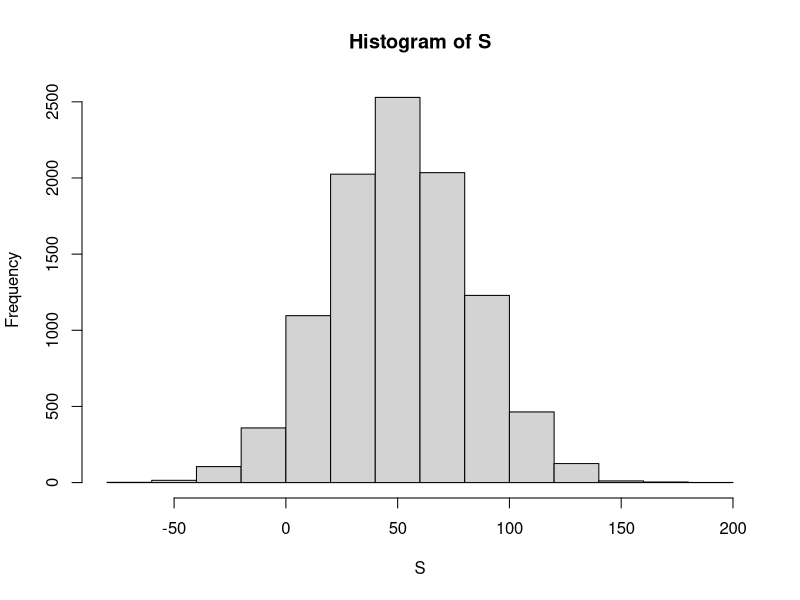

Recreate this plot in R. (Note: this script raises an error after producing the figure.)
#Variables Aleatorias

#Las variables aleatorias son resultados numéricos resultantes de procesos aleatorios. Podemos generar fácilmente variables aleatorias usando algunos de los ejemplos simples que hemos mostrado. Por ejemplo, defina X como 1 si una cuenta es azul y roja de lo contrario:

cuentas <- rep( c("rojas", "azules"), times = c(2,3))
X <- ifelse(sample(cuentas, 1) == "azules", 1, 0)

#Aquí X es una variable aleatoria: cada vez que seleccionamos una nueva cuenta, el resultado cambia aleatoriamente. Vea abajo:

ifelse(sample(cuentas, 1) == "azules", 1, 0)
#> [1] 1
ifelse(sample(cuentas, 1) == "azules", 1, 0)
#> [1] 0
ifelse(sample(cuentas, 1) == "azules", 1, 0)
#> [1] 0

#A veces es 1 a veces es 0

##Modelos de Muestreo

#Muchos procedimientos de generación de datos, aquellos que producen los datos que estudiamos, pueden modelarse bastante bien como si fueran sacados de una urna. Por ejemplo, podemos modelar el proceso de sondeo de votantes probables extrayendo 0 (republicanos) y 1 (demócratas) de una urna que contiene el código 0 y 1 para todos los votantes probables. 

#En los estudios epidemiológicos, a menudo asumimos que los sujetos de nuestro estudio son una muestra aleatoria de la población de interés. Los datos relacionados con un resultado específico se pueden modelar como una muestra aleatoria de una urna que contiene el resultado de toda la población de interés. 

#De manera similar, en la investigación experimental, a menudo asumimos que los organismos individuales que estamos estudiando, por ejemplo, gusanos, moscas o ratones, son una muestra aleatoria de una población más grande. 

#Los experimentos aleatorios también se pueden modelar mediante sorteos de una urna dada la forma en que los individuos se asignan a los grupos: cuando se asigna, se extrae el grupo al azar. 

#Por lo tanto, los modelos de muestreo son omnipresentes en la ciencia de datos. Los juegos de casino ofrecen una gran cantidad de ejemplos de situaciones del mundo real en las que se utilizan modelos de muestreo para responder preguntas específicas. Por lo tanto, comenzaremos con tales ejemplos.


#Supongamos que un casino muy pequeño lo contrata para consultar si deben instalar ruedas de ruleta. Para simplificar el ejemplo, supondremos que jugarán 1000 personas y que el único juego que puede jugar en la rueda de la ruleta es apostar al rojo o al negro. 

#El casino quiere que pronostiques cuánto dinero ganarán o perderán. Quieren un rango de valores y, en particular, quieren saber cuál es la probabilidad de perder dinero. Si esta probabilidad es demasiado alta, dejarán de instalar ruedas de ruleta.

#Vamos a definir una variable aleatoria S que representará las ganancias totales del casino. 

#Comencemos construyendo la urna. 

#Una rueda de ruleta tiene 18 casillas rojas, 18 casillas negras y 2 verdes. Así que jugar un color en un juego de ruleta es equivalente a sacar de esta urna:

color <- rep(c("Negras", "Rojas", "Verdes"), c(18, 18, 2))


#Los 1000 resultados de 1000 personas jugando son sorteos independientes de esta urna. Si sale rojo, el jugador gana y el casino pierde un dólar, por lo que sacamos -$1. 

#De lo contrario, el casino gana un dólar y nosotros sacamos $1. Para construir nuestra variable aleatoria S, podemos usar este código:

n <- 1000
X <- sample(ifelse(color == "Rojas", -1, 1),  n, replace = TRUE)
X[1:10]

#Como conocemos las proporciones de 1 y -1, podemos generar todo con una línea de código, sin definir el color:

X <- sample(c(-1,1), n, replace = TRUE, prob=c(9/19, 10/19))

#Llamamos a esto un modelo de muestreo ya que estamos modelando el comportamiento aleatorio de la ruleta con el muestreo de los sorteos de una urna. Las ganancias totales S, son simplemente la suma de estos 1000 sorteos independientes:

X <- sample(c(-1,1), n, replace = TRUE, prob=c(9/19, 10/19))
S <- sum(X)
S

##La distribución de probabilidad de una variable aleatoria


#Si ejecuta el código anterior, verá que S cambia cada vez. 

#Esto se debe, por supuesto, a que S es una variable aleatoria. 

#La distribución de probabilidad de una variable aleatoria nos dice la probabilidad de que el valor observado caiga en cualquier intervalo dado. 

#Entonces, por ejemplo, si queremos saber la probabilidad de que perdamos dinero, estamos preguntando la probabilidad de que S esté en el intervalo S<0. 

#Tenga en cuenta que si podemos definir una función de distribución acumulativa F(a)=Pr(S≤a), entonces podremos responder cualquier pregunta relacionada con la probabilidad de los eventos definidos por nuestra variable aleatoria S, incluido el evento S<0 . 

#Llamamos a esta F la función de distribución de la variable aleatoria.

#Podemos estimar la función de distribución de la variable aleatoria S usando una simulación de Monte Carlo para generar muchas realizaciones de la variable aleatoria. Con este código, ejecutamos el experimento de hacer que 1000 personas jueguen a la ruleta, una y otra vez, específicamente B=10000 veces:


n <- 1000
B <- 10000
ganadores_ruleta <- function(n){
  X <- sample(c(-1,1), n, replace = TRUE, prob=c(9/19, 10/19))
  sum(X)
}

S <- replicate(B, ganadores_ruleta(n))

#Ahora podemos preguntarnos lo siguiente: en nuestras simulaciones, ¿con qué frecuencia obtuvimos sumas menores o iguales a a?

#mean(S <= a)

#Esta será una muy buena aproximación de F(a) y podemos responder fácilmente a la pregunta del casino: ¿qué probabilidad hay de que perdamos dinero?

#Podemos ver que es bastante bajo:

mean(S<0)

#Podemos visualizar la distribución de S creando un histograma que muestre la probabilidad F(b)−F(a) para varios intervalos (a,b] :

Fa <- mean(S<0) #Probabilidad de Perder
Fb <- mean(S>0) #Probabilidad de Ganar

#Grafico Histograma 

hist(S)


#Vemos que la distribución parece ser aproximadamente normal. Una gráfica qq confirmará que la aproximación normal es casi una aproximación perfecta para esta distribución. 

#Si, de hecho, la distribución es normal, entonces todo lo que necesitamos para definir la distribución es el promedio y la desviación estándar. Debido a que tenemos los valores originales a partir de los cuales se crea la distribución, podemos calcularlos fácilmente con mean(S) y sd(S). La curva azul que ve añadida al histograma de arriba es una densidad normal con este promedio y desviación estándar.

#Este promedio y esta desviación estándar tienen nombres especiales. Se conocen como el valor esperado y el error estándar de la variable aleatoria S. 

#Hablaremos más sobre esto en la siguiente sección.

#La teoría estadística proporciona una forma de derivar la distribución de variables aleatorias definidas como sorteos aleatorios independientes de una urna.

#Específicamente, en nuestro ejemplo anterior, podemos mostrar que (S+n)/2 sigue una distribución binomial. Por lo tanto, no necesitamos ejecutar simulaciones de MonteCarlo para conocer la distribución de probabilidad de S. 

#Hicimos esto con fines ilustrativos.

#Podemos usar la función dbinom y pbinom para calcular las probabilidades exactamente. Por ejemplo, para calcular Pr(S<0) observamos que:

#Pr(S<0)=Pr((S+n)/2<(0+n)/2)

#Y podemos usar pbinom para calcular

#Pr(S≤0)

n <- 1000
pbinom(n/2, size = n, prob = 10/19)

#Debido a que esta es una función de probabilidad discreta, para obtener Pr(S<0) en lugar de Pr(S≤0), escribimos:

pbinom(n/2-1, size = n, prob = 10/19)


#Para los detalles de la distribución binomial, puede consultar cualquier libro de probabilidad básica o incluso Wikipedia.

#Aquí no cubrimos estos detalles. 

#En cambio, discutiremos una aproximación increíblemente útil proporcionada por la teoría matemática que se aplica generalmente a sumas y promedios de extracciones de cualquier urna: 

#El Teorema del Límite Central (CLT).


###Distribuciones versus distribuciones de probabilidad


#Antes de continuar, hagamos una importante distinción y conexión entre la distribución de una lista de números y una distribución de probabilidad. 

#En el capítulo de visualización, describimos cómo cualquier lista de números x1,…,xn tiene una distribución. 
#La definición es bastante sencilla. 

#Definimos F(a) como la función que nos dice qué proporción de la lista es menor o igual que a. Debido a que son resúmenes útiles cuando la distribución es aproximadamente normal, definimos el promedio y la desviación estándar. Estos se definen con una operación directa del vector que contiene la lista de números x:

m <- sum(X)/length(X)
s <- sqrt(sum((X - m)^2) / length(X))

#Una variable aleatoria X tiene una función de distribución. Para definir esto, no necesitamos una lista de números. Es un concepto teórico. En este caso, definimos la distribución como la F(a) que responde a la pregunta: 

#¿cuál es la probabilidad de que X sea menor o igual que a?
  
#No hay lista de números.

#Sin embargo, si X se define sacando de una urna con números, entonces hay una lista: la lista de números dentro de la urna. 

#En este caso, la distribución de esa lista es la distribución de probabilidad de X y el promedio y la desviación estándar de esa lista son el valor esperado y el error estándar de la variable aleatoria.

#Otra forma de pensar que no involucra una urna es ejecutar una simulación de Monte Carlo y generar una lista muy grande de resultados de X. 

#Estos resultados son una lista de números. La distribución de esta lista será una muy buena aproximación de la distribución de probabilidad de X.

#Cuanto más larga sea la lista, mejor será la aproximación. El promedio y la desviación estándar de esta lista se aproximarán al valor esperado y al error estándar de la variable aleatoria.


###Notación para variables aleatorias

#En los libros de texto de estadística, las letras mayúsculas se utilizan para indicar variables aleatorias y aquí seguimos esta convención. 

#Se utilizan letras minúsculas para los valores observados. 

#Verá una notación que incluye ambos. 

#Por ejemplo, verá eventos definidos como X≤x. 

#Aquí X es una variable aleatoria, por lo que es un evento aleatorio, y x es un valor arbitrario y no aleatorio. 

#Entonces, por ejemplo, X podría representar el número en una tirada de dado y x representará un valor real, vemos 1, 2, 3, 4, 5 o 6. 

#Entonces, en este caso, la probabilidad de X = x es 1/6 independientemente del valor observado x. 

#Esta notación es un poco extraña porque, cuando hacemos preguntas sobre probabilidad, X no es una cantidad observada. 

#En cambio, es una cantidad aleatoria que veremos en el futuro. Podemos hablar sobre lo que esperamos que sea, qué valores son probables, pero no qué es. 

#Pero una vez que tenemos datos, vemos una realización de X. Entonces, los científicos de datos hablan de lo que podría haber sido después de ver lo que realmente sucedió.

###El valor esperado y el error estándar

#Hemos descrito modelos de muestreo para sorteos. 

#Ahora repasaremos la teoría matemática que nos permite aproximar las distribuciones de probabilidad para la suma de sorteos. 

#Una vez que hagamos esto, podremos ayudar al casino a predecir cuánto dinero ganarán. 

#El mismo enfoque que usamos para la suma de los sorteos será útil para describir la distribución de los promedios y la proporción que necesitaremos para comprender cómo funcionan las encuestas.

#El primer concepto importante a aprender es el valor esperado. En los libros de estadística, es común usar la letra E así:

#E[X]

#para denotar el valor esperado de la variable aleatoria X

#Una variable aleatoria variará alrededor de su valor esperado de tal manera que si toma el promedio de muchos, muchos sorteos, el promedio de los sorteos se aproximará al valor esperado, acercándose cada vez más a medida que haga más sorteos.

#La estadística teórica proporciona técnicas que facilitan el cálculo de los valores esperados en diferentes circunstancias. Por ejemplo, una fórmula útil nos dice que el valor esperado de una variable aleatoria definida por un sorteo es el promedio de los números en la urna. En la urna que se usa para modelar las apuestas al rojo en la ruleta, tenemos 20 dólares de uno y 18 dólares de uno menos. El valor esperado es así:

#E[X]=(20+−18)/38

#que es alrededor de 5 centavos. 

#Es un poco contradictorio decir que X varía alrededor de 0,05, cuando los únicos valores que toma son 1 y -1.

#Una forma de dar sentido al valor esperado en este contexto es darse cuenta de que si jugamos una y otra vez, el casino gana, en promedio, 5 centavos por juego. Una simulación de Monte Carlo lo confirma:

B <- 10^6
x <- sample(c(-1,1), B, replace = TRUE, prob=c(9/19, 10/19))
mean(x)

#En general, si la urna tiene dos resultados posibles, digamos a y b, con proporciones p y 1−p respectivamente, el promedio es:


#E[X]=ap+b(1−p)

#Para ver esto, observe que si hay n cuentas en la urna, entonces tenemos np como y n(1−p) bs y como el promedio es la suma, n×a×p+n×b×(1−p ), dividido por el total n, obtenemos que la media es ap+b(1−p).

A#hora, la razón por la que definimos el valor esperado es porque esta definición matemática resulta útil para aproximar las distribuciones de probabilidad de la suma, que luego es útil para describir la distribución de promedios y proporciones. 

#El primer dato útil es que el valor esperado de la suma de los sorteos es:

#número de sorteos × promedio de los números en la urna

#Entonces, si 1000 personas juegan a la ruleta, el casino espera ganar, en promedio, alrededor de 1000 × $0,05 = $50. Pero este es un valor esperado. ¿Qué tan diferente puede ser una observación del valor esperado? El casino realmente necesita saber esto. ¿Cuál es el abanico de posibilidades? Si los números negativos son demasiado probables, no instalarán ruedas de ruleta.

#La teoría estadística responde una vez más a esta pregunta. El error estándar (SE) nos da una idea del tamaño de la variación alrededor del valor esperado. En los libros de estadística, es común usar:

#SE[X]

#para denotar el error estándar de una variable aleatoria.

#Si nuestros sorteos son independientes, entonces el error estándar de la suma viene dado por la ecuación:

#raiz cuadrada del número de sorteos × desviación estándar de los números en la urna

#Usando la definición de desviación estándar, podemos deducir, con un poco de matemática, que si una urna contiene dos valores a y b con proporciones p y (1−p), respectivamente, la desviación estándar es:


#∣b−a∣√p( 1 − p).


#Entonces, en nuestro ejemplo de la ruleta, la desviación estándar de los valores dentro de la urna es:

#∣1−( − 1)∣√10/ 1 9×9/19

#o:

2 * sqrt(90)/19


#El error estándar nos dice la diferencia típica entre una variable aleatoria y su expectativa. Dado que un sorteo es obviamente la suma de un solo sorteo, podemos usar la fórmula anterior para calcular que la variable aleatoria definida por un sorteo tiene un valor esperado de 0.05 y un error estándar de aproximadamente 1. 

#Esto tiene sentido ya que obtenemos 1 o -1, con 1 ligeramente favorecido sobre -1.

#Usando la fórmula anterior, la suma de 1000 personas jugando tiene un error estándar de alrededor de $32:

n <- 1000
sqrt(n) * 2 * sqrt(90)/19

#Como resultado, cuando 1000 personas apuestan al rojo, se espera que el casino gane $50 con un error estándar de $32. Por lo tanto, parece una apuesta segura. Pero aún no hemos respondido a la pregunta: 

#¿qué probabilidad hay de perder dinero? Aquí el CLT ayudará. Central Limit Theorem

#Nota avanzada: antes de continuar, debemos señalar que los cálculos de probabilidad exactos para las ganancias del casino se pueden realizar con la distribución binomial. 

#Sin embargo, aquí nos enfocamos en el CLT, que generalmente se puede aplicar a sumas de variables aleatorias de una manera que la distribución binomial no puede.

###Desviacion Estandar de la poblacion vrs la Desviacion Estardard de la Muestra 

#La desviación estándar de una lista x (abajo usamos alturas como ejemplo) se define como la raíz cuadrada del promedio de las diferencias al cuadrado:

library(dslabs)
x <- heights$height
m <- mean(x)
s <- sqrt(mean((x-m)^2))

#Sin embargo, tenga en cuenta que la función sd devuelve un resultado ligeramente diferente:

identical(s, sd(x))
#> [1] <FALSE
s-sd(x)

#Esto se debe a que la función sd R no devuelve la sd de la lista, sino que utiliza una fórmula que estima las desviaciones estándar de una población a partir de una muestra aleatoria X1,…,XN que, por razones no discutidas aquí, divide la suma de los cuadrados por el N−1.


#Puede ver que este es el caso escribiendo:

n <- length(x)
s-sd(x)*sqrt((n-1) / n)

#Para toda la teoría discutida aquí, debe calcular la desviación estándar real como se define:

sqrt(mean((x-m)^2))

#Así que tenga cuidado al usar la función sd en R. 

#Sin embargo, tenga en cuenta que a lo largo del libro a veces usamos la función sd cuando realmente queremos la SD real. 

#Esto se debe a que cuando el tamaño de la lista es grande, estos dos son prácticamente equivalentes ya que √(N−1)/N≈1.

###Teorema del límite central CLT


#El teorema del límite central (CLT) nos dice que cuando el número de sorteos, también llamado tamaño de la muestra, es grande, la distribución de probabilidad de la suma de los sorteos independientes es aproximadamente normal. 

#Debido a que los modelos de muestreo se utilizan para tantos procesos de generación de datos, el CLT se considera una de las ideas matemáticas más importantes de la historia.

#Anteriormente, discutimos que si sabemos que la distribución de una lista de números se aproxima a la distribución normal, todo lo que necesitamos para describir la lista es el promedio y la desviación estándar.

#También sabemos que lo mismo se aplica a las distribuciones de probabilidad. Si una variable aleatoria tiene una distribución de probabilidad que se aproxima a la distribución normal, todo lo que necesitamos para describir la distribución de probabilidad es el promedio y la desviación estándar, denominados valor esperado y error estándar.

#Anteriormente ejecutamos esta simulación de Monte Carlo:

n <- 1000
B <- 10000
ganadores_ruleta <- function(n){
  X <- sample(c(-1,1), n, replace = TRUE, prob=c(9/19, 10/19))
  sum(X)
}
S <- replicate(B, ganadores_ruleta(n))

#El Teorema del Límite Central (CLT) nos dice que la suma S se aproxima mediante una distribución normal.

#Usando las fórmulas anteriores, sabemos que el valor esperado y el error estándar son:

n * (20-18)/38 
#> [1] 52.6
sqrt(n) * 2 * sqrt(90)/19 
#> [1] 31.6

#Los valores teóricos anteriores coinciden con los obtenidos con la simulación Monte Carlo:

mean(S)
#> [1] 52.2
sd(S)

#Usando el CLT, podemos omitir la simulación de Monte Carlo y en su lugar calcular la probabilidad de que el casino pierda dinero usando esta aproximación:

mu <- n * (20-18)/38
se <-  sqrt(n) * 2 * sqrt(90)/19 
pnorm(0, mu, se)
#> [1] 0.0478

 
#Que también está muy de acuerdo con nuestro resultado de Monte Carlo:

mean(S < 0)

####¿Qué tan grande es grande en el teorema del límite central?

#El CLT funciona cuando el número de sorteos es grande. Pero grande es un término relativo. En muchas circunstancias, tan solo 30 sorteos son suficientes para que el CLT sea útil. En algunos casos específicos, tan solo 10 es suficiente. Sin embargo, estas no deben considerarse reglas generales. Tenga en cuenta, por ejemplo, que cuando la probabilidad de éxito es muy pequeña, necesitamos tamaños de muestra mucho más grandes.

#A modo de ilustración, consideremos la lotería, no en la de feria de cartones sino en las nacionales que hacen en los paises. En la lotería, las posibilidades de ganar son menos de 1 en un millón. Miles de personas juegan por lo que el número de sorteos es muy grande. Sin embargo, el número de ganadores, la suma de los sorteos, oscila entre 0 y 4. Esta suma ciertamente no se aproxima bien mediante una distribución normal, por lo que la CLT no se aplica, incluso con un tamaño de muestra muy grande. Esto es generalmente cierto cuando la probabilidad de éxito es muy baja. En estos casos, la distribución de Poisson es más adecuada, tambien la veremos mas adelante, al principio no estaba tomada en cuenta pero es necesario que la estudiemos.

#Puede examinar las propiedades de la distribución de Poisson utilizando dpois y ppois. Puede generar variables aleatorias siguiendo esta distribución con rpois. 



###Ley de numeros grandes

#Una implicación importante del resultado final es que el error estándar del promedio se vuelve cada vez más pequeño a medida que n crece. Cuando n es muy grande, entonces el error estándar es prácticamente 0 y el promedio de los sorteos converge al promedio de la urna. Esto se conoce en los libros de texto de estadística como la ley de los grandes números o la ley de los promedios.


####Mal interpretando la ley de los promedios


#La ley de los promedios a veces se malinterpreta. Por ejemplo, si lanza una moneda 5 veces y ve cara cada vez, es posible que escuche a alguien argumentar que el siguiente lanzamiento probablemente sea cruz debido a la ley de los promedios: en promedio, deberíamos ver 50 % de cara y 50 % de cruz. Un argumento similar sería decir que el rojo "vence" en la rueda de la ruleta después de ver aparecer el negro cinco veces seguidas. Estos eventos son independientes, por lo que la posibilidad de que una moneda caiga cara es del 50 %, independientemente de los 5 anteriores. Este también es el caso del resultado de la ruleta. La ley de los promedios se aplica solo cuando el número de sorteos es muy grande y no en muestras pequeñas. Después de un millón de lanzamientos, definitivamente verá alrededor del 50 % de caras, independientemente del resultado de los primeros cinco lanzamientos.

#Otro uso indebido divertido de la ley de los promedios es en los deportes cuando los comentaristas deportivos de televisión predicen que un jugador está a punto de tener éxito porque ha fallado varias veces seguidas.
